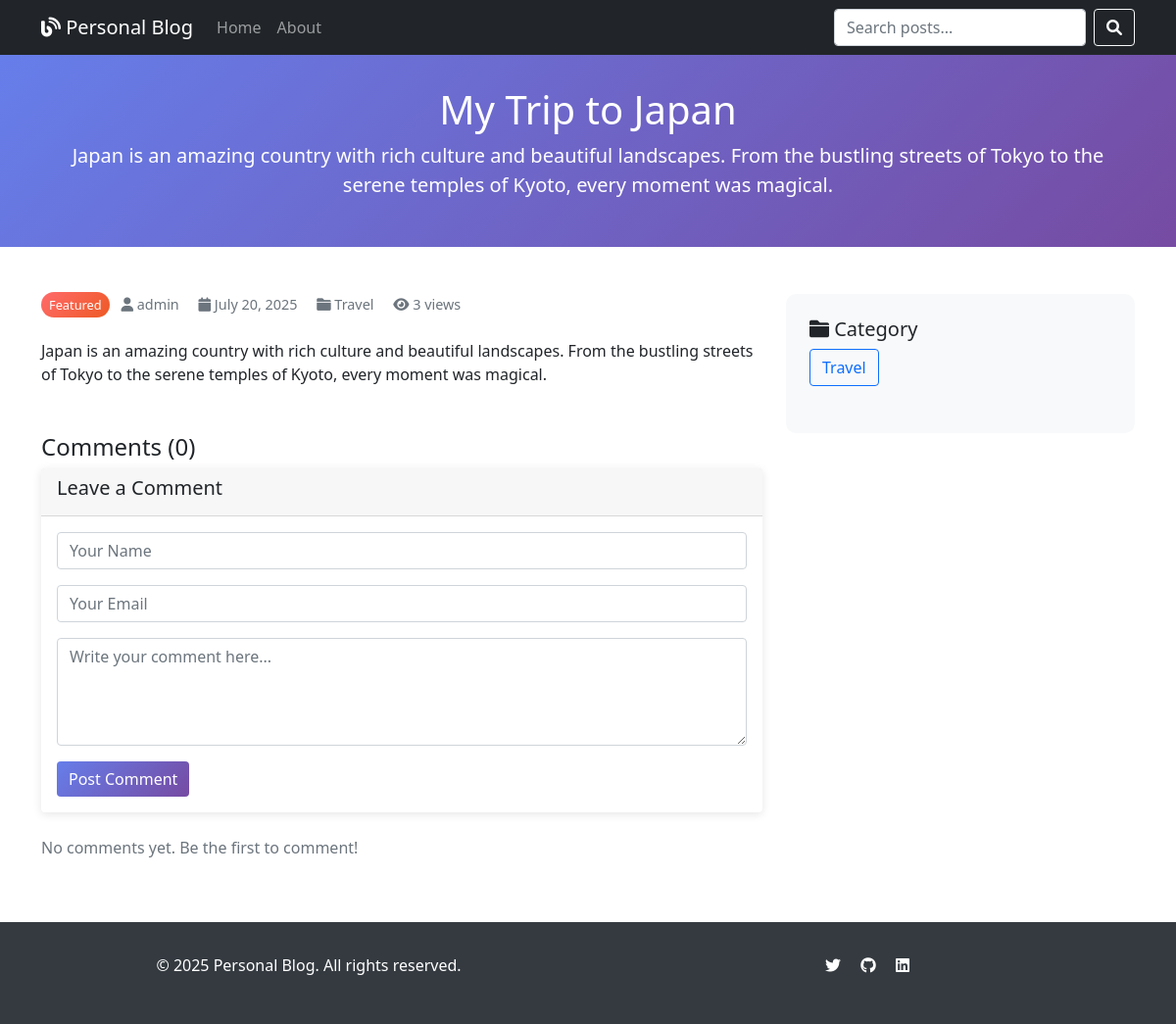
Page /post/my-trip-to-japan/ on the committed database.
### blog/models.py (models this page shows, shortened)
class Post(models.Model):
    STATUS_CHOICES = [
        ('draft', 'Draft'),
        ('published', 'Published'),
    ]
    title = models.CharField(max_length=200)
    slug = models.SlugField(max_length=200, unique=True)
    author = models.ForeignKey(User, on_delete=models.CASCADE, related_name='blog_posts')
    category = models.ForeignKey(Category, on_delete=models.CASCADE, related_name='posts')
    content = models.TextField()
    excerpt = models.TextField(max_length=300, blank=True, help_text="Short description of the post")
    featured_image = models.ImageField(upload_to='blog_images/', blank=True, null=True)
    status = models.CharField(max_length=10, choices=STATUS_CHOICES, default='draft')
    created_at = models.DateTimeField(auto_now_add=True)
    updated_at = models.DateTimeField(auto_now=True)
    published_at = models.DateTimeField(blank=True, null=True)
    views = models.PositiveIntegerField(default=0)
    featured = models.BooleanField(default=False)
    class Meta:
        ordering = ['-published_at', '-created_at']
    def save(self, *args, **kwargs):
        if self.status == 'published' and not self.published_at:
            self.published_at = timezone.now()
        if not self.excerpt:
            self.excerpt = self.content[:200] + "..." if len(self.content) > 200 else self.content
        super().save(*args, **kwargs)
        if self.featured_image:
            img = Image.open(self.featured_image.path)
            if img.height > 800 or img.width > 1200:
                output_size = (1200, 800)
                img.thumbnail(output_size)
                img.save(self.featured_image.path)
    def increment_views(self):
        self.views += 1
        self.save(update_fields=['views'])

class Category(models.Model):
    name = models.CharField(max_length=100, unique=True)
    slug = models.SlugField(max_length=100, unique=True)
    description = models.TextField(blank=True)
    created_at = models.DateTimeField(auto_now_add=True)
    class Meta:
        verbose_name_plural = "Categories"
        ordering = ['name']
    def get_absolute_url(self):
        return reverse('blog:category_posts', kwargs={'slug': self.slug})

### blog/views.py (the view)
# urls.py: path('post/<slug:slug>/', views.PostDetailView.as_view(), name='post_detail'),
class PostDetailView(DetailView):
    model = Post
    template_name = 'blog/post_detail.html'
    context_object_name = 'post'
    def get_object(self):
        post = get_object_or_404(Post, slug=self.kwargs['slug'], status='published')
        post.increment_views()
        return post
    def get_context_data(self, **kwargs):
        context = super().get_context_data(**kwargs)
        context['comments'] = self.object.comments.filter(active=True)
        context['comment_form'] = CommentForm()
        context['related_posts'] = Post.objects.filter(
            category=self.object.category,
            status='published'
        ).exclude(id=self.object.id)[:3]
        return context
    def post(self, request, *args, **kwargs):
        self.object = self.get_object()
        form = CommentForm(request.POST)
        if form.is_valid():
            comment = form.save(commit=False)
            comment.post = self.object
            comment.save()
            messages.success(request, 'Your comment has been added successfully!')
            return self.get(request, *args, **kwargs)
        context = self.get_context_data()
        context['comment_form'] = form
        return render(request, self.template_name, context)

### blog/forms.py
class CommentForm(forms.ModelForm):
    class Meta:
        model = Comment
        fields = ['name', 'email', 'content']
        widgets = {
            'name': forms.TextInput(attrs={'class': 'form-control', 'placeholder': 'Your Name'}),
            'email': forms.EmailInput(attrs={'class': 'form-control', 'placeholder': 'Your Email'}),
            'content': forms.Textarea(attrs={
                'class': 'form-control',
                'rows': 4,
                'placeholder': 'Write your comment here...'
            }),
        }

### templates/blog/post_detail.html (shortened to what this page needs)
{% extends 'base.html' %}
{% block header %}{{ post.title }}{% endblock %}
{% block subheader %}{{ post.excerpt }}{% endblock %}
{% block content %}
<div class="row">
    <div class="col-lg-8">
        <article class="mb-5">
            <div class="post-meta mb-4">
                {% if post.featured %}
                <span class="featured-badge me-2">Featured</span>
                {% endif %}
                <i class="fas fa-user"></i> {{ post.author.get_full_name|default:post.author.username }}
                <i class="fas fa-calendar ms-3"></i> {{ post.published_at|date:"F d, Y" }}
                <i class="fas fa-folder ms-3"></i> {{ post.category.name }}
                <i class="fas fa-eye ms-3"></i> {{ post.views }} views
            </div>
            <div class="content">
                {{ post.content|linebreaks }}
            </div>
        </article>
        <div class="comments-section">
            <h4>Comments ({{ comments.count }})</h4>
            <div class="card mb-4">
                <div class="card-header">
                    <h5>Leave a Comment</h5>
                </div>
                <div class="card-body">
                    <form method="post">
                        <div class="mb-3">
                            {{ comment_form.name }}
                        </div>
                        <div class="mb-3">
                            {{ comment_form.email }}
                        </div>
                        <div class="mb-3">
                            {{ comment_form.content }}
                        </div>
                        <button type="submit" class="btn btn-primary">Post Comment</button>
                    </form>
                </div>
            </div>
            {% for comment in comments %}
            <div class="card mb-3">
                <div class="card-body">
                    <div class="d-flex justify-content-between">
                        <h6 class="card-title">{{ comment.name }}</h6>
                        <small class="text-muted">{{ comment.created_at|date:"M d, Y H:i" }}</small>
                    </div>
                    <p class="card-text">{{ comment.content|linebreaks }}</p>
                </div>
            </div>
            {% empty %}
            <p class="text-muted">No comments yet. Be the first to comment!</p>
            {% endfor %}
        </div>
    </div>
    <div class="col-lg-4">
        <div class="sidebar">
            <div class="mb-4">
                <h5><i class="fas fa-folder"></i> Category</h5>
                <a href="{{ post.category.get_absolute_url }}" class="btn btn-outline-primary">
                    {{ post.category.name }}
                </a>
            </div>
        </div>
    </div>
</div>
{% endblock %}

### templates/base.html (style rules this page uses)
.card { transition: transform 0.3s ease; border: none; box-shadow: 0 2px 10px rgba(0,0,0,0.1); }
.post-meta { color: #6c757d; font-size: 0.9rem; }
.featured-badge { background: linear-gradient(135deg, #ff6b6b, #ee5a24); color: white; padding: 0.25rem 0.5rem; border-radius: 15px; font-size: 0.8rem; }
.sidebar { background-color: #f8f9fa; border-radius: 10px; padding: 1.5rem; }
.btn-primary { background: linear-gradient(135deg, #667eea 0%, #764ba2 100%); border: none; }

### rows in the picture
Post: title "My Trip to Japan", excerpt "Japan is an amazing country with rich culture and beautiful landscapes. From the bustling streets of Tokyo to the serene temples of Kyoto, every moment was magical.", author.get_full_name "admin", published_at "July 20, 2025", category.name "Travel", views "3", content "Japan is an amazing country with rich culture and beautiful landscapes. From the bustling streets of Tokyo to the serene temples of Kyoto, every moment was magical."

### other values in the picture
{{ comments.count }} "0"
